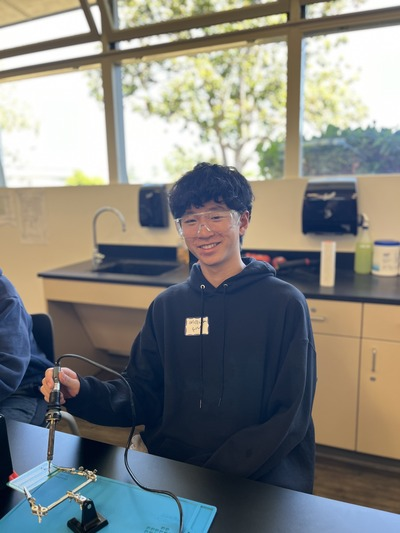
#> input picture William_L (1).jpg, 400 x 533 px
$ python -i cameratest.py   (imports and definitions only)
#> lines starting #> are read from the running program, lines starting #| are printed output that depends on the picture; after the words box and inside, x2 and y2 are one past the last pixel; in counts of white or black regions, pixels touching at a corner belong together
#> further down, picture is the input picture: shape (533, 400, 3); mean B, G, R 127, 130.3, 128.7
import cv2
import numpy as np
from picamera2 import Picamera2

# [1 line that did not run here, left out]
# [1 line that did not run here, left out]
# [1 line that did not run here, left out]
# [3 lines not run here, left out]

def find_red(frame):
    hsv_roi = cv2.cvtColor(frame, cv2.COLOR_BGR2HSV)
#> hsv_roi: shape (533, 400, 3); mean H, S, V 61.8, 83.1, 147.1

    lower_red = np.array([150, 140, 1])
    upper_red = np.array([190, 255, 255])

    mask1 = cv2.inRange(hsv_roi, lower_red, upper_red)
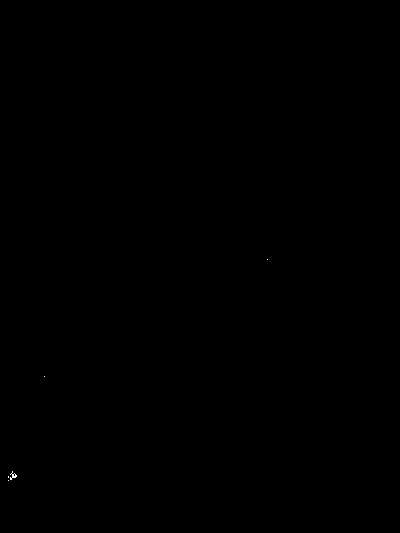
#> mask1: shape (533, 400); 0.01% white in thin lines or dots, all inside (x1, y1, x2, y2) = (8, 259, 268, 481)

    mask = mask1

    mask = cv2.erode(mask, np.ones((3, 3), np.uint8))
#> mask: shape (533, 400); every value is 0
    mask = cv2.dilate(mask, np.ones((8, 8), np.uint8))

    #cv2.imshow('mask', mask)

    return mask

def find_blob(blob):
    largest_contour = 0
    cont_idx = 0
    contours, hierarchy = cv2.findContours(blob, cv2.RETR_CCOMP, cv2.CHAIN_APPROX_SIMPLE)

    for idx, contour in enumerate(contours):
        area=cv2.contourArea(contour)
        if (area >largest_contour) :
            largest_contour=area
            cont_index=idx

    r=(0,0,2,2)

    if len(contours) > 0:
        r = cv2.boundingRect(contours[cont_index])

    return r,largest_contour

center_x = 0
center_y = 0
left_range = 200
right_range = 440
# [26 lines not run here, left out]


>>> import cv2
>>> picture = cv2.imread('William_L (1).jpg')
>>> result = find_red(picture)
